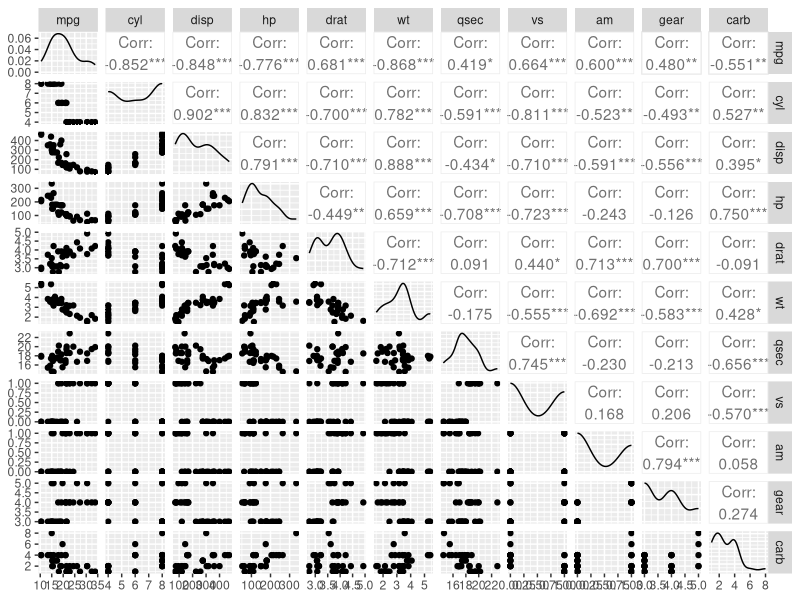
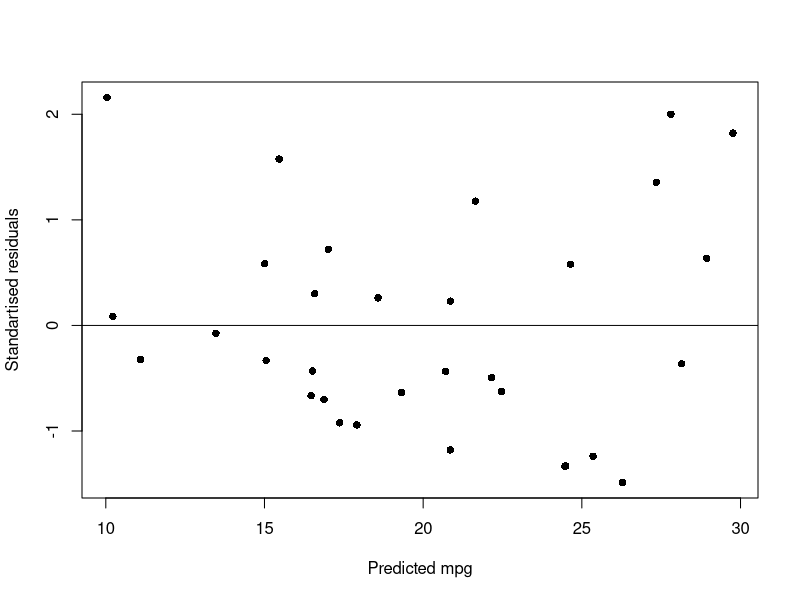
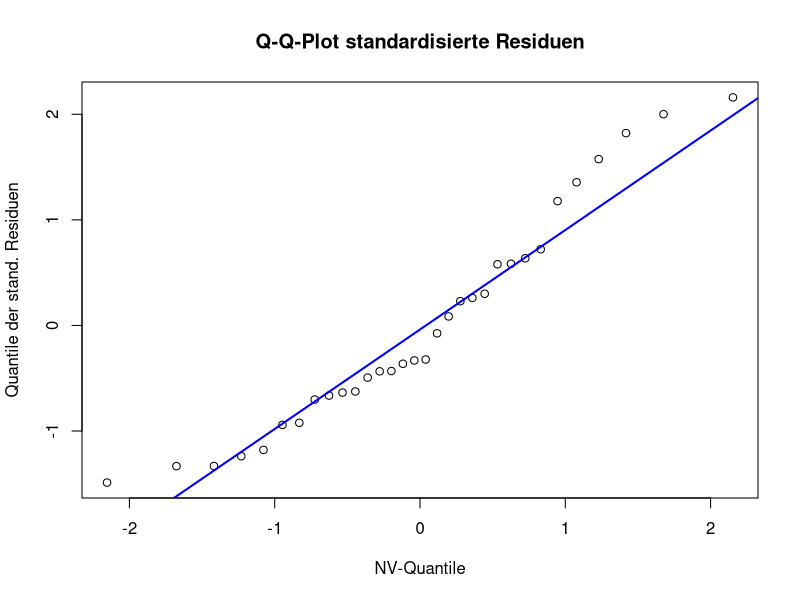

R code for these plots, in order:
## ---- chunk 1
knitr::opts_chunk$set(echo = TRUE)
## ---- chunk 2
#load the data
data(mtcars)

#get a first idea of the data
head(mtcars)

## ---- chunk 3
#get the summary
summary(mtcars)
## ---- chunk 4
# Load the GGally package
library(GGally)

# Create the pairplot
ggpairs(mtcars)
## ---- chunk 5
# Define the null model (starting point with only an intercept)
# This model says mpg is explained by nothing but a constant.
lmod0 <- lm(mpg ~ 1, data = mtcars)
stepmodb <- step(lmod0,
                 direction = "both",
                 scope=.~.+cyl + disp + hp + drat + wt + qsec + vs + am + gear + carb)

## ---- chunk 6
#starting point here is a linear model that contains all variables
lmodall <- lm(mpg ~ cyl + disp + hp + drat + wt + qsec + vs + am + gear + carb, data =mtcars)


stepmod_backw <- step(lmodall, direction = "backward")

## ---- chunk 7
predicted <- fitted (stepmod_backw)
st_res <- rstandard(stepmod_backw)

#the plot itself:
plot (predicted, st_res,pch=16,
      xlab = "Predicted mpg",
      ylab = "Standartised residuals")
abline(h=0)

## ---- chunk 8
qqnorm(st_res,
       xlab="NV-Quantile",
       ylab="Quantile der stand. Residuen",
       main="Q-Q-Plot standardisierte Residuen")

# Referenzgerade für Normalverteilung
qqline(st_res, col="blue", lwd=2)
## ---- chunk 9
shapiro.test(st_res)

